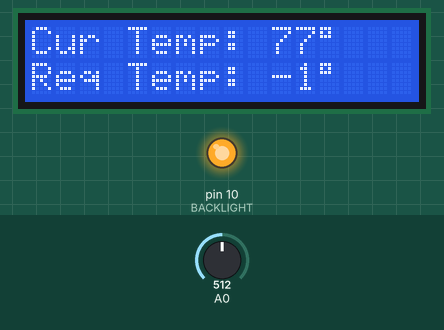
Bench run of a sketch on a simulated Arduino Uno, built with avr-gcc and run on an emulated ATmega328P. Shown: 16×2 character LCD, output pins drawn as LEDs (lit = HIGH). The inputs (shaded band) are chosen by the test bench; at power-on: A0 = 512. EEPROM starts erased; what the sketch prints to the serial monitor is not drawn.

Above: at 1.2 s.
1.3 s: A0 set to 390
At 2.7 s:
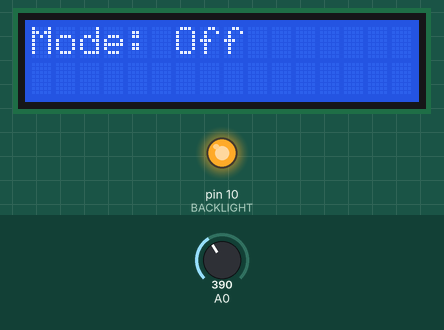
2.8 s: A0 set to 367
4.3 s: A0 set to 209
5.8 s: A0 set to 179
At 6.9 s:
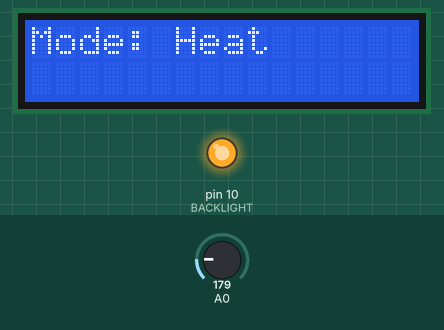
7.5 s: A0 set to 565
At 8.0 s:
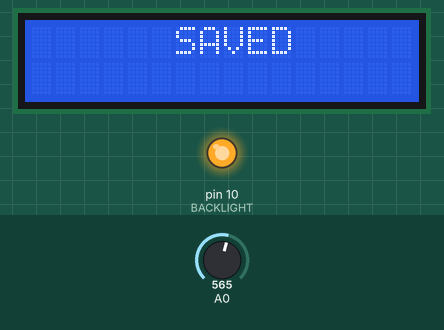
9.0 s: A0 set to 546
At 9.62 s:
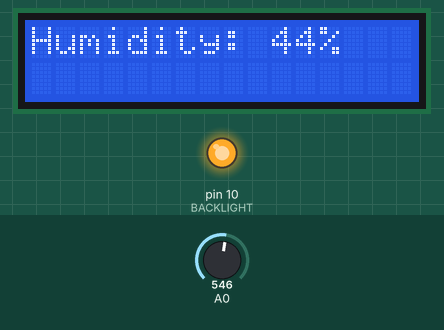
Timing chart, 0 to 12.0 s (numbered marks = the images above; inputs shaded):
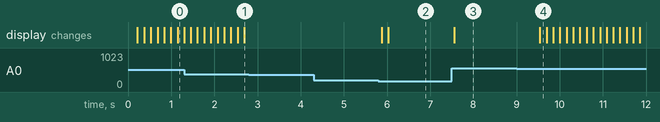

Measured:
- the behaviour switches between 195 and 194 on A0 (found by bisection; images 1 and 2)
- the behaviour switches between 555 and 554 on A0 (found by bisection; images 3 and 4)
- after the input at 2.8 s, every drawn part: stays the same
- after the input at 4.3 s, every drawn part: stays the same
- after the input at 5.8 s, the display: first changes after 0.08 s (image 2 shows a later state)
- after the input at 7.5 s, the display: changes after 0.06 s (image 3)
- after the input at 9.0 s, the display: changes after 0.54 s (image 4)

The sketch:

1602_keypad_shield.ino
```cpp
#include <DHT.h>
#include <LiquidCrystal.h>
#include <EEPROM.h>

// Initialize the library with the numbers of the interface pins
LiquidCrystal lcd(8, 9, 4, 5, 6, 7);

// initialize a few values
int last_panel = 0;
int timer = 0;
int rtemp = 0;
int system_mode = 0;
int fan_mode = 0;
int ctemp = 0;
int humidity_lvl = 0;

int max_panels = 4;
int panel_num = 1;

// address of where were going to store the value in eeprom
int rtemp_address = 0;
int mode_address = 4;
int fan_address = 8;

// define some values used by the panel and buttons
int lcd_key     = 0;
int adc_key_in  = 0;
#define btnRIGHT  0
#define btnUP     1
#define btnDOWN   2
#define btnLEFT   3
#define btnSELECT 4
#define btnNONE   5
#define BACKLIGHT 10

// read the buttons
int read_LCD_buttons() {
 adc_key_in = analogRead(0);      // read the value from the sensor

 // my buttons when read are centered at these valies: 0, 144, 329, 504, 741
 // we add approx 50 to those values and check to see if we are close
 if (adc_key_in > 1000) return btnNONE; // We make this the 1st option for speed reasons since it will be the most likely result

 if (adc_key_in < 50)   return btnRIGHT;
 if (adc_key_in < 195)  return btnUP;
 if (adc_key_in < 380)  return btnDOWN;
 if (adc_key_in < 555)  return btnLEFT;
 if (adc_key_in < 790)  return btnSELECT;

 return btnNONE;  // when all others fail, return this...
}

void setup() {

  Serial.begin(9600);
  pinMode(BACKLIGHT, OUTPUT);
  //Set the characters and column numbers.
  lcd.begin(16, 2);
  // turn on backlight
  digitalWrite(BACKLIGHT, HIGH);

  // reset rtemp if we have som bizare value by default
  //eeprom_write(rtemp_address, 69);
  //eeprom_write(mode_address, 0);
  //eeprom_write(fan_address, 0);

  // now lets read what we already have saved
  rtemp = eeprom_read(rtemp_address);
  system_mode = eeprom_read(mode_address);
  fan_mode = eeprom_read(fan_address);

  Serial.println("Initial Values");
  Serial.print("rtemp ");
  Serial.println(rtemp);
  Serial.print("system_mode ");
  Serial.println(system_mode);
  Serial.print("fan_mode ");
  Serial.println(fan_mode);
}

void loop() {

  int state = 0;
  // Refresh the button pressed.
  lcd_key = read_LCD_buttons();  // read the buttons

  // check for button activity, if not, turn off backlight
  if (lcd_key < btnNONE) {
    digitalWrite(BACKLIGHT, HIGH);
    timer = 0;
  // if its been awhile since anyone touched a button, lets turn off the backlight
  }else if (timer > 160) {
    digitalWrite(BACKLIGHT, LOW);
  }
  // Set the Row 0, Col 0 position of cursor on LCD
  lcd.setCursor(0,0);

  // Check values from LCD Keypad
  if (lcd_key == btnLEFT) {
    //Left
    state = 1;
  } else if (lcd_key == btnRIGHT){
    //Right
    state = 2;
  } else if (lcd_key == btnUP){
    //Up
    state = 3;
  } else if (lcd_key == btnDOWN){
    //Down
    state = 4;
  }

  // if pretty much ran for the first time, last_panel will be zero, so lets set one
  if (last_panel == 0) {
    last_panel = 1;
  }

  //if last panel set was 1 and left key is pressed, cycle to max panel
  if (last_panel == 1 && state == 1) {
    panel_num = max_panels;
    last_panel = panel_num;
    lcd.clear();

  // if at max panel and right button is pressed, reset to first panel
  }else if (last_panel == max_panels && state == 2) {
    panel_num = 1;
    last_panel = panel_num;
    lcd.clear();

  // if above logic is not met and right button is pressed, add 1 to last_panel
  }else if (state == 2) {
    panel_num = last_panel + 1;
    last_panel = panel_num;
    lcd.clear();

  // if above logic is not met and left button is pressed, subtract 1 from last_pane
  }else if (state == 1) {
    panel_num = last_panel - 1;
    last_panel = panel_num;
    lcd.clear();
  }

  //display panel, but dont keep recreating it if no button is pressed
  if (panel_num == 1 || lcd_key != btnNONE) {
    displayPanel(panel_num,lcd_key);
  }

  // add to timer count (will need adjusted above if delay is adjusted below)
  if (digitalRead(BACKLIGHT) == LOW) {
    timer++;
  }
  //Small delay to hopefully help with bouncing
  delay(150);
}

void humidity() {
  // code to get DHT reading coming soon
  humidity_lvl = 44;
  lcd.print("Humidity: ");
  lcd.print(humidity_lvl);
  lcd.print("%");
}

void dht_temperature() {
  ctemp = 77;
  lcd.setCursor(0,0);
  lcd.print("Cur Temp: ");
  lcd.print(ctemp);
  // degree symbol
  lcd.print((char)223);
}

void requested_temperature(int lcd_key) {

  //rtemp

  // add or increase temp based on up/down arrow
  if (lcd_key == btnUP) {
    rtemp = rtemp + 1;
  }else if (lcd_key == btnDOWN) {
    rtemp = rtemp - 1;
  }

  lcd.print("Req Temp: ");
  lcd.print(rtemp);
  // degree symbol (doesnt print right in openhab apple app, but we are only using for lcd here, so should be fine)
  lcd.print((char)223);

  // whene select button pressed, we save the data to eeprom and print SAVED to lcd
  if (lcd_key == btnSELECT) {
    lcd.clear();
    eeprom_write(rtemp_address, rtemp);
  }
}

void mode(int lcd_key) {

  lcd.print("Mode: ");
  lcd.setCursor(6,0);

  // Now change the unsaved mode
  if (lcd_key == btnUP) {
    if (system_mode < 2) system_mode++;
  }
  else if (lcd_key == btnDOWN) {
    if (system_mode > 0) system_mode--;
  }
  switch(system_mode) {
    case 0:
      lcd.print("Off ");
      break;
    case 1:
      lcd.print("Cool");
      break;
    case 2:
      lcd.print("Heat");
      break;
    default:
      // if somehow, mode gets out of range, do something
      // about it here. Sensible fail-safe default may be OFF?
      system_mode = 0;
      break;
  }
  // whene select button pressed, we save the data to eeprom and print SAVED to lcd
  if (lcd_key == btnSELECT) {
    lcd.clear();
    eeprom_write(mode_address, system_mode);
  }
}

void fan(int lcd_key) {

  //example fan_mode value from eeprom
  //fan_mode = 1;

  lcd.print("Fan: ");
  lcd.setCursor(5,0);

  // Now change the unsaved mode
  if (lcd_key == btnUP) {
    if (fan_mode < 1) fan_mode++;
  }
  else if (lcd_key == btnDOWN) {
    if (fan_mode > 0) fan_mode--;
  }
  switch (fan_mode) {
    case 0:
      lcd.print("Auto");
      fan_mode = 0;
      break;
    case 1:
      lcd.print("On  ");
      fan_mode = 1;
      break;
  }

  // whene select button pressed, we save the data to eeprom and print SAVED to lcd
  if (lcd_key == btnSELECT) {
    lcd.clear();
    eeprom_write(fan_address, fan_mode);
  }
}

void eeprom_write(int address, long value) {
    //Decomposition from a long to 4 bytes by using bitshift.
    //One = Most significant -> Four = Least significant byte
    byte four = (value & 0xFF);
    byte three = ((value >> 8) & 0xFF);
    byte two = ((value >> 16) & 0xFF);
    byte one = ((value >> 24) & 0xFF);
    //Write the 4 bytes into the eeprom memory.
    EEPROM.write(address, four);
    EEPROM.write(address + 1, three);
    EEPROM.write(address + 2, two);
    EEPROM.write(address + 3, one);

    // prit some feedback to the lcd
    lcd.setCursor(6,0);
    lcd.print("SAVED");
    delay(500);
}
long eeprom_read(long address) {
    //Read the 4 bytes from the eeprom memory.
    long four = EEPROM.read(address);
    long three = EEPROM.read(address + 1);
    long two = EEPROM.read(address + 2);
    long one = EEPROM.read(address + 3);
    //Return the recomposed long by using bitshift.
    return ((four << 0) & 0xFF) + ((three << 8) & 0xFFFF) + ((two << 16) & 0xFFFFFF) + ((one << 24) & 0xFFFFFFFF);
}


//Display Panel Option based on Index.
void displayPanel(int panel_num,int lcd_key) {
   switch (panel_num) {
    case 1:
        dht_temperature();
        // set to second row
        lcd.setCursor(0,1);
        requested_temperature(lcd_key);
      break;
    case 2:
        humidity();
      break;
    case 3:
        mode(lcd_key);
      break;
    case 4:
        fan(lcd_key);
      break;
  }
}
```
